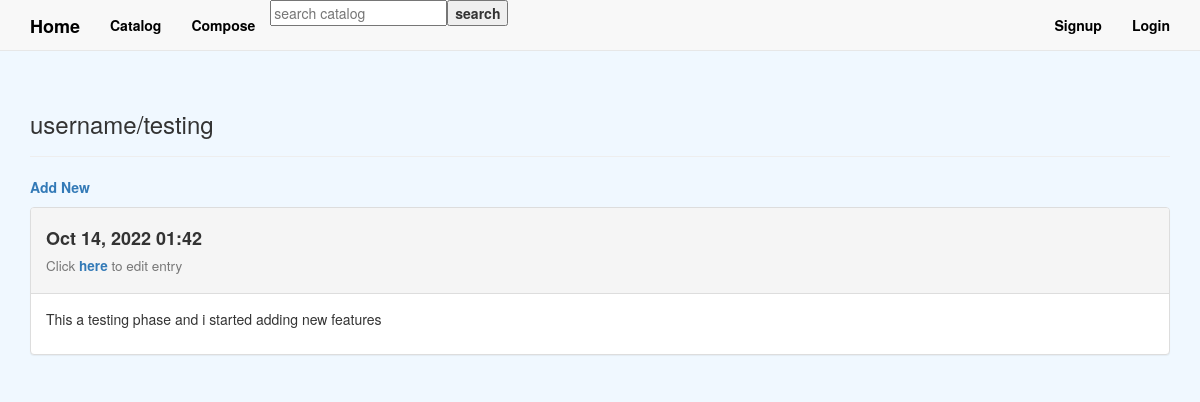
Screenshot of /topics/29/ (signed in) with the database file from the repository.
### learning_logs/models.py (models this page shows, shortened)
class Topic(models.Model):
    text = models.CharField(max_length=500)
    date_added = models.DateTimeField(auto_now_add=True)
    owner = models.ForeignKey(User, null=True, on_delete=models.SET_NULL)
    def __str__(self):
        return self.text

class Entry(models.Model):
    topic = models.ForeignKey(Topic, null=True, on_delete=models.SET_NULL)
    text = models.TextField()
    date_added = models.DateTimeField(auto_now_add=True)
    class Meta:
        verbose_name_plural = 'entries'

### learning_logs/views.py (the view)
# urls.py: path('topics/<int:Topic_id>/', views.topic, name='topic'),
@login_required
def topic(request, Topic_id):
    topic = Topic.objects.get(id=Topic_id)
    if topic.owner != request.user:
        raise Http404
    entries = topic.entry_set.order_by('-date_added')
    context = {
        "user" : request.user.username,
        'topic' : topic,
        'entries' : entries
    }
    return render(request, 'learning_logs/topic.html', context=context)

### learning_logs/template/learning_logs/topic.html (shortened to what this page needs)
{% extends "learning_logs/base.html" %}
{% block header %}
    <h3>
        {{ user }}/{{ topic }}
    </h3>
{% endblock header %}
{% block content %}
<p>
    <a href="{% url 'new_entry' topic.id %}"><b>Add New</b></a>
</p>
{% for entry in entries %}
    <div class="panel panel-default">
        <div class="panel-heading">
            <h4>
                <p><b>{{ entry.date_added|date:'M d, Y H:i' }}</b></p>
                <small>
                    <P>Click <a href="{% url 'edit_entry' entry.id %}"><b>here </b></a>to edit entry</P>
                </small>
            </h4>
        </div>
        <div class="panel-body">
            {{ entry.text|linebreaks }}
        </div>
    </div>
{% endfor %}
{% endblock content %}

### learning_logs/template/learning_logs/base.html (style rules this page uses)
body { background-image: url("https://live.staticflickr.com/8147/7501146568_7e35fe489f_b.jpg"); }

### rows the page displays
Topic: text "testing"
Entry: date_added "Oct 14, 2022 01:42", text "This a testing phase and i started adding new features"

### other values shown
{{ user }} "username"
